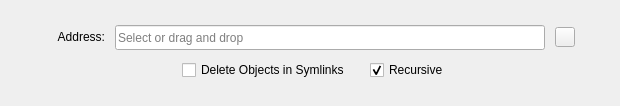
<?xml version="1.0" encoding="UTF-8"?>
<ui version="4.0">
 <class>Form</class>
 <widget class="QWidget" name="Form">
  <property name="geometry">
   <rect>
    <x>0</x>
    <y>0</y>
    <width>618</width>
    <height>106</height>
   </rect>
  </property>
  <property name="windowTitle">
   <string>Form</string>
  </property>
  <layout class="QGridLayout" name="gridLayout_2">
   <item row="0" column="0">
    <widget class="QWidget" name="widget" native="true">
     <layout class="QGridLayout" name="gridLayout">
      <item row="0" column="0">
       <layout class="QVBoxLayout" name="verticalLayout_2">
        <property name="spacing">
         <number>10</number>
        </property>
        <property name="leftMargin">
         <number>10</number>
        </property>
        <property name="rightMargin">
         <number>25</number>
        </property>
        <item>
         <layout class="QHBoxLayout" name="horizontalLayout_3">
          <item>
           <widget class="QLabel" name="lbl_address">
            <property name="minimumSize">
             <size>
              <width>75</width>
              <height>20</height>
             </size>
            </property>
            <property name="maximumSize">
             <size>
              <width>75</width>
              <height>20</height>
             </size>
            </property>
            <property name="text">
             <string>Address:</string>
            </property>
            <property name="alignment">
             <set>Qt::AlignRight|Qt::AlignTrailing|Qt::AlignVCenter</set>
            </property>
           </widget>
          </item>
          <item>
           <widget class="QLineEdit" name="lineEdit_address">
            <property name="minimumSize">
             <size>
              <width>430</width>
              <height>25</height>
             </size>
            </property>
            <property name="maximumSize">
             <size>
              <width>16777215</width>
              <height>25</height>
             </size>
            </property>
            <property name="placeholderText">
             <string>Select or drag and drop</string>
            </property>
            <property name="clearButtonEnabled">
             <bool>true</bool>
            </property>
           </widget>
          </item>
          <item>
           <widget class="QPushButton" name="btn_openDialog_address">
            <property name="minimumSize">
             <size>
              <width>20</width>
              <height>20</height>
             </size>
            </property>
            <property name="maximumSize">
             <size>
              <width>20</width>
              <height>20</height>
             </size>
            </property>
            <property name="text">
             <string/>
            </property>
            <property name="icon">
             <iconset resource="../deneme.qrc">
              <normaloff>:/yeniÖnek/fifsot_icons/open_file_dialog.png</normaloff>:/yeniÖnek/fifsot_icons/open_file_dialog.png</iconset>
            </property>
            <property name="iconSize">
             <size>
              <width>20</width>
              <height>20</height>
             </size>
            </property>
           </widget>
          </item>
         </layout>
        </item>
        <item>
         <layout class="QHBoxLayout" name="horizontalLayout_4">
          <property name="spacing">
           <number>20</number>
          </property>
          <property name="leftMargin">
           <number>25</number>
          </property>
          <item>
           <spacer name="horizontalSpacer">
            <property name="orientation">
             <enum>Qt::Horizontal</enum>
            </property>
            <property name="sizeHint" stdset="0">
             <size>
              <width>40</width>
              <height>20</height>
             </size>
            </property>
           </spacer>
          </item>
          <item>
           <widget class="QCheckBox" name="checkBox_deleteObjectsInSymlinks">
            <property name="minimumSize">
             <size>
              <width>0</width>
              <height>20</height>
             </size>
            </property>
            <property name="maximumSize">
             <size>
              <width>16777215</width>
              <height>20</height>
             </size>
            </property>
            <property name="text">
             <string>Delete Objects in Symlinks</string>
            </property>
           </widget>
          </item>
          <item>
           <widget class="QCheckBox" name="checkBox_recursive">
            <property name="minimumSize">
             <size>
              <width>0</width>
              <height>20</height>
             </size>
            </property>
            <property name="maximumSize">
             <size>
              <width>16777215</width>
              <height>20</height>
             </size>
            </property>
            <property name="text">
             <string>Recursive</string>
            </property>
            <property name="checked">
             <bool>true</bool>
            </property>
           </widget>
          </item>
          <item>
           <spacer name="horizontalSpacer_4">
            <property name="orientation">
             <enum>Qt::Horizontal</enum>
            </property>
            <property name="sizeHint" stdset="0">
             <size>
              <width>40</width>
              <height>20</height>
             </size>
            </property>
           </spacer>
          </item>
         </layout>
        </item>
       </layout>
      </item>
     </layout>
    </widget>
   </item>
  </layout>
 </widget>
 <resources>
  <include location="../deneme.qrc"/>
 </resources>
 <connections/>
</ui>
